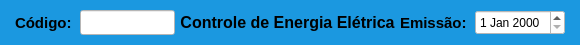
     <widget class="QWidget" name="widget" native="true">
      <property name="minimumSize">
       <size>
        <width>0</width>
        <height>45</height>
       </size>
      </property>
      <property name="maximumSize">
       <size>
        <width>16777215</width>
        <height>45</height>
       </size>
      </property>
      <property name="styleSheet">
       <string notr="true">background-color: rgb(27, 152, 224);</string>
      </property>
      <layout class="QHBoxLayout" name="horizontalLayout">
       <property name="spacing">
        <number>5</number>
       </property>
       <property name="leftMargin">
        <number>15</number>
       </property>
       <property name="topMargin">
        <number>5</number>
       </property>
       <property name="rightMargin">
        <number>15</number>
       </property>
       <property name="bottomMargin">
        <number>5</number>
       </property>
       <item>
        <widget class="QLabel" name="label_4">
         <property name="minimumSize">
          <size>
           <width>60</width>
           <height>0</height>
          </size>
         </property>
         <property name="maximumSize">
          <size>
           <width>60</width>
           <height>16777215</height>
          </size>
         </property>
         <property name="font">
          <font>
           <pointsize>11</pointsize>
           <weight>75</weight>
           <bold>true</bold>
          </font>
         </property>
         <property name="text">
          <string>Código:</string>
         </property>
         <property name="alignment">
          <set>Qt::AlignLeading|Qt::AlignLeft|Qt::AlignVCenter</set>
         </property>
        </widget>
       </item>
       <item>
        <widget class="QLineEdit" name="line_Num">
         <property name="sizePolicy">
          <sizepolicy hsizetype="Preferred" vsizetype="Preferred">
           <horstretch>0</horstretch>
           <verstretch>0</verstretch>
          </sizepolicy>
         </property>
         <property name="minimumSize">
          <size>
           <width>95</width>
           <height>25</height>
          </size>
         </property>
         <property name="maximumSize">
          <size>
           <width>95</width>
           <height>25</height>
          </size>
         </property>
         <property name="font">
          <font>
           <pointsize>9</pointsize>
          </font>
         </property>
         <property name="styleSheet">
          <string notr="true">background-color: rgb(255, 255, 255);</string>
         </property>
         <property name="inputMask">
          <string/>
         </property>
         <property name="text">
          <string/>
         </property>
         <property name="frame">
          <bool>true</bool>
         </property>
         <property name="echoMode">
          <enum>QLineEdit::Normal</enum>
         </property>
         <property name="alignment">
          <set>Qt::AlignCenter</set>
         </property>
         <property name="dragEnabled">
          <bool>false</bool>
         </property>
         <property name="placeholderText">
          <string/>
         </property>
        </widget>
       </item>
       <item>
        <widget class="QLabel" name="label_titulo">
         <property name="font">
          <font>
           <pointsize>12</pointsize>
           <weight>75</weight>
           <bold>true</bold>
          </font>
         </property>
         <property name="text">
          <string>Controle de Energia Elétrica</string>
         </property>
         <property name="alignment">
          <set>Qt::AlignCenter</set>
         </property>
        </widget>
       </item>
       <item>
        <widget class="QLabel" name="label">
         <property name="minimumSize">
          <size>
           <width>70</width>
           <height>0</height>
          </size>
         </property>
         <property name="maximumSize">
          <size>
           <width>70</width>
           <height>16777215</height>
          </size>
         </property>
         <property name="font">
          <font>
           <pointsize>11</pointsize>
           <weight>75</weight>
           <bold>true</bold>
          </font>
         </property>
         <property name="text">
          <string>Emissão:</string>
         </property>
        </widget>
       </item>
       <item>
        <widget class="QDateEdit" name="date_Emissao">
         <property name="sizePolicy">
          <sizepolicy hsizetype="Preferred" vsizetype="Preferred">
           <horstretch>0</horstretch>
           <verstretch>0</verstretch>
          </sizepolicy>
         </property>
         <property name="minimumSize">
          <size>
           <width>90</width>
           <height>25</height>
          </size>
         </property>
         <property name="maximumSize">
          <size>
           <width>90</width>
           <height>25</height>
          </size>
         </property>
         <property name="font">
          <font>
           <pointsize>9</pointsize>
           <weight>50</weight>
           <bold>false</bold>
          </font>
         </property>
         <property name="styleSheet">
          <string notr="true">background-color: rgb(255, 255, 255);</string>
         </property>
        </widget>
       </item>
      </layout>
     </widget>
